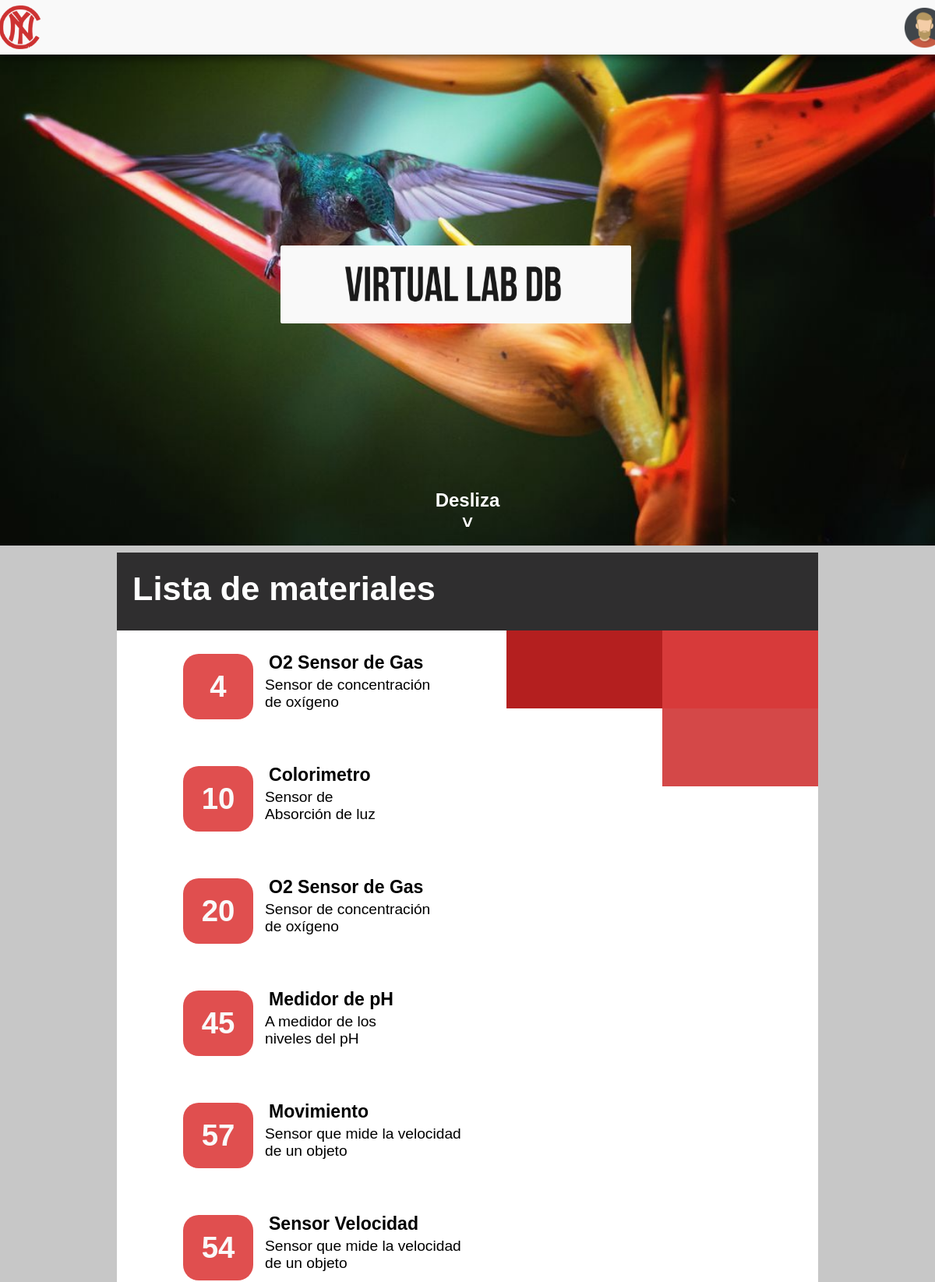
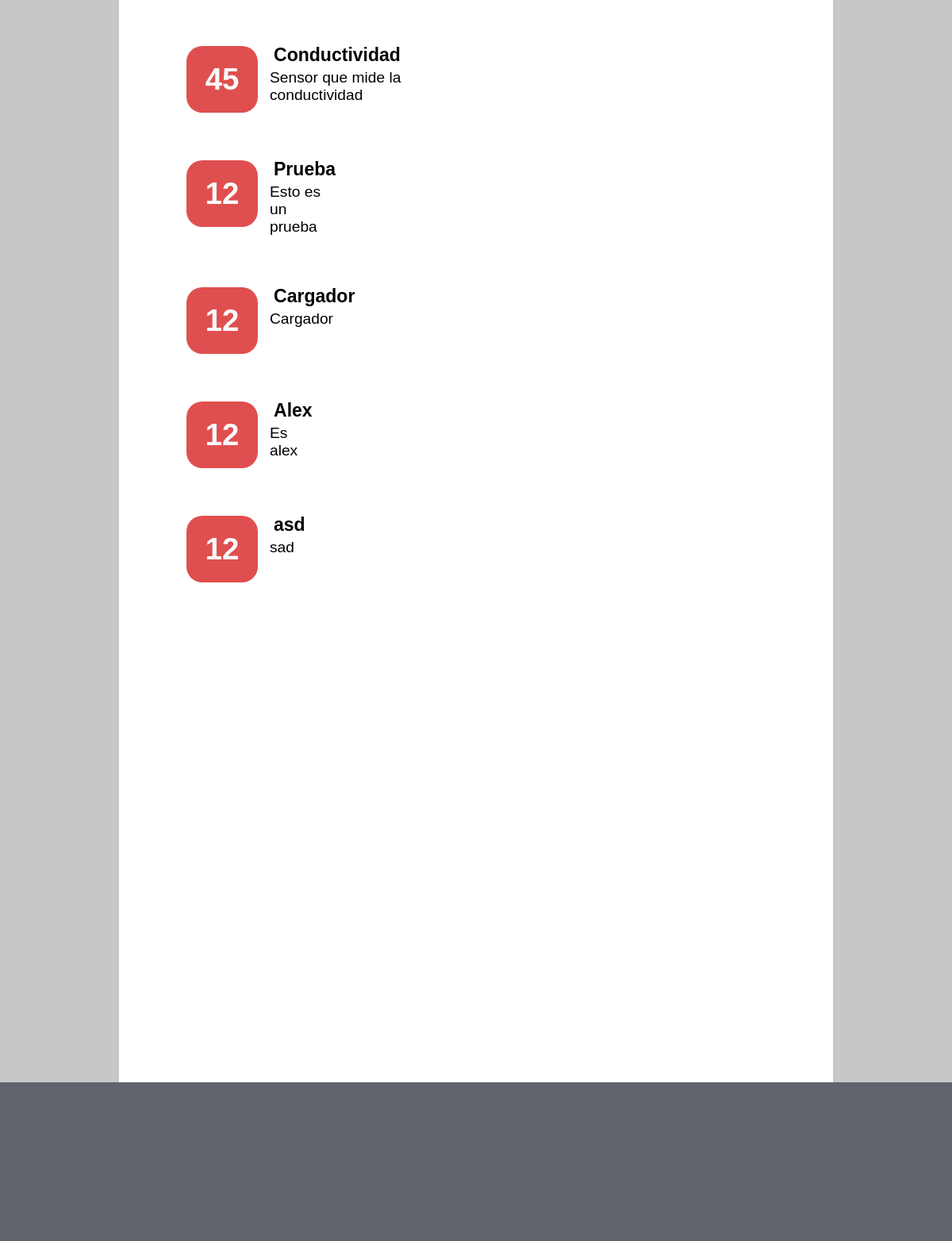
The page / on the database its author committed (2 pictures, top to bottom).
### Elements/models.py (models this page shows, shortened)
class Product(models.Model):
    name = models.CharField(blank=True, max_length=255)
    description = models.CharField(blank=True, max_length=255)
    category = models.CharField(blank=True, max_length=255)
    uncertainty = models.DecimalField(max_digits=100, decimal_places=2)
    units = models.CharField(blank=True, max_length=10)
    brand = models.CharField(blank=True, max_length=255)
    quantity = models.IntegerField(blank = True)
    Available = models.BooleanField(default = True)
    image = models.ImageField(blank = True)

### Elements/views.py (the view)
# urls.py: url(r'^$', views.hello_world, name = 'hello'),
def hello_world(request):
    product = Product.objects.order_by('id')
    template = loader.get_template('mainTest.html')
    context = {
        'products': product
    }
    return HttpResponse(template.render(context, request))

### Elements/templates/mainTest.html (shortened to what this page needs)
<!DOCTYPE html>
<html>
<head>
  {% load staticfiles %}
  <link rel="stylesheet" href="{% static 'css/mainTestStyle.css' %}">
</head>
<body>
  <header id ="menu">
    <nav>
      <ul>
        <li id = "leftLogo">
          <a href="http://colegionuevayork.edu.co/" target="_blank">
            <img id = "Logo" src="{% static 'images/Logo.png'%}" alt="">
          </a>
        </li>
      </ul>
      <img id = "title" src="{% static 'images/Title.png'%}">
      <ul>
        <li id = "rightLogo">
          <a href="http://colegionuevayork.edu.co/" target="_blank">
            <img id = "Logo" src="{% static 'images/Icon.png'%}" alt="">
          </a>
        </li>
      </ul>
    </nav>
  </header>
  <section id ="scrollText">
    <h2>Desliza</h2>
    <h2 id ="scrollSign"><</h2>
  </section>
  <section id = "mainContainer">
    <section id = "firstContainer">
      <h2 id="texto">Lista de materiales</h2>
    </section>
    <section id = "bodyList">
      <section id = "search"></section>
      <section id = "category"></section>
      <section id = "request"></section>
      <ul id ="dinList">
        {% for pr in products%}
        <li class="list">
          <a class = "links" href="{% url 'product_detail' pr.pk %}">
            <h1 class = "listText" id = "quantity">{{pr.quantity}}</h1>
            <h2 class = "listText" id = "name">{{pr.name}}</h2>
            <p class = "listText" id = "description">{{pr.description}}</p>
          </a>
        </li>
        {% endfor %}
      </ul>
    </section>
  </section>
  <section id = "footer"></section>
</body>
</html>

### Elements/static/css/mainTestStyle.css (style rules this page uses)
* { font-family: Helvetica; padding: 0px; margin: 0px; }
body { background-color:rgb(199, 199, 199); }
li { display: block; }
img#Logo { width: 53px; position: center; display: inline-block; float: left; padding: 7px; margin-bottom: 10px; margin-left: 30px; margin-right: -100px; }
h1#quantity { font-size: 2em; border-radius: 20px; background-color: rgb(224, 79, 79); padding: 20px; color: rgb(250, 250, 250); width: 50px; float: left; margin-right: 15px; text-align: center; }
.links { text-decoration: none; color: black; }
h2#name { font-size:1.2em; display: inline-block; margin-top: -20px; margin-bottom: -70px; }
li#leftLogo { margin-top: -17px; display: inline-block; margin-left: -400px; float: left; }
li#rightLogo { margin-top: -15px; float: right; display: inline-block; margin-right: -285px; }
ul#dinList { margin-top: -230px; }
section#search { height: 100px; width: 200px; background-color: rgb(215, 58, 58); display: inline-block; margin-left:849px; z-index: 1; float: right; position: static;; }
section#category { height: 100px; width: 200px; background-color: rgb(180, 31, 31); display: inline-block; margin-left:100px; margin-right: 200px; margin-top: -100px; z-index: 1; float: right; position: static;; }
section#request { height: 100px; width: 200px; background-color: rgb(212, 72, 72); display: inline-block; margin-left:849px; z-index: 1; float: right; position: static;; }
section#scrollText { width: auto; height: auto; color: white; font-weight: 10; font-family: Helvetica; background-color: transparent; text-align: center; z-index: 3; margin-top: -72px; padding-bottom: 25px; position: static; }
h2#scrollSign { -webkit-transform: rotate(270deg); }
p#description { display: block; padding-left: 20px; }
.listText { padding: 5px; }
.list { padding: 50px; padding-bottom: -20px; margin-bottom: -50px; padding-left: 75px; }
header#menu { position: fixed; width: 100%; height: 70px; background-color: rgb(249, 249, 249); font-family: BebasNeue; display: inline; box-shadow: 3px 0px 15px black; }
ul li { float: left; margin: 10px; padding: 2px; font-family: Montserrat; font-size: 1.2em; margin-right: 200px; }
img#title { width: 450px; height: 100px; float: left; margin-right: 30px; margin-top: 300px; -webkit-transition: width .4s, height .4s, margin-right .4s, margin-top .4s; }
nav { display: table; margin: auto; margin-top: 15px; background-color: transparent; position: static;; z-index: 200px; -webkit-transition: margin-left .5s; }
ul { display: block; float: left; list-style: none; }
section#firstContainer { width: 100%; height: 100px; color: white; text-align: left; background-color: rgb(47, 46, 47); }
section#mainContainer { margin-left: 150px; margin-right: 150px; }
h2#texto { padding: 20px; padding-top: 22px; font-size: 2.7em; font-family: sans-serif; }
section#bodyList { width: 100%; height: 2200px; background-color: white; }
section#footer { width: 100%; height: 200px; background-color: #60646D; }

### rows shown on the page
Product: quantity "4", name "O2 Sensor de Gas", description "Sensor de concentración de oxígeno"
Product: quantity "10", name "Colorimetro", description "Sensor de Absorción de luz"
Product: quantity "20", name "O2 Sensor de Gas", description "Sensor de concentración de oxígeno"
Product: quantity "45", name "Medidor de pH", description "A medidor de los niveles del pH"
Product: quantity "57", name "Movimiento", description "Sensor que mide la velocidad de un objeto"
Product: quantity "54", name "Sensor Velocidad", description "Sensor que mide la velocidad de un objeto"
Product: quantity "45", name "Conductividad", description "Sensor que mide la conductividad"
Product: quantity "12", name "Prueba", description "Esto es un prueba"
Product: quantity "12", name "Cargador", description "Cargador"
Product: quantity "12", name "Alex", description "Es alex"
Product: quantity "12", name "asd", description "sad"
